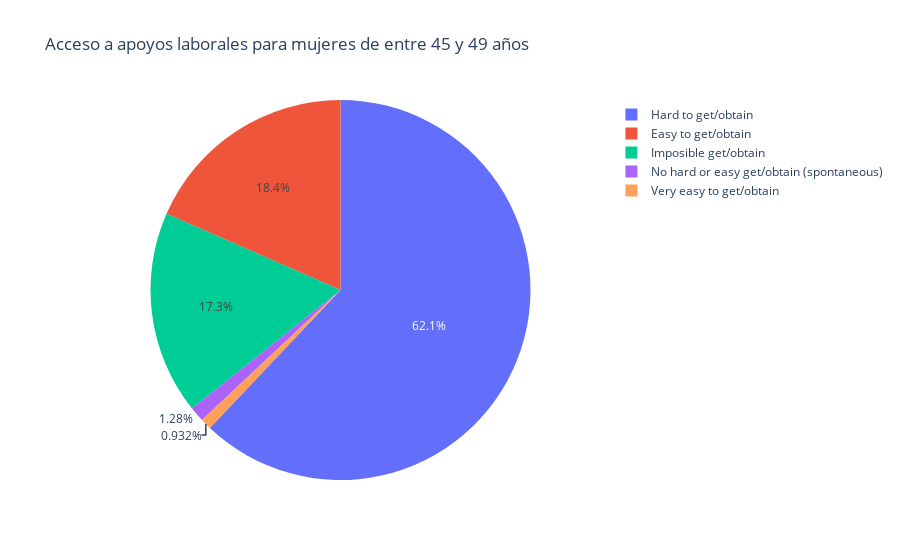

Notebook source saved alongside this figure:
### Code cell
near_work('45 to 49 years')

### Figure 1 — Plotly figure (JSON) as saved in the notebook; plotly's stock layout.template omitted (floating-point values rounded to 4 significant figures)
{"data": [{"domain": {"x": [0, 1], "y": [0, 1]}, "hovertemplate": "Near Work Support=%{label}<br>Population=%{value}<extra></extra>", "labels": ["Imposible get/obtain", "Hard to get/obtain", "Easy to get/obtain", "Very easy to get/obtain", "No hard or easy get/obtain (spontaneous)"], "legendgroup": "", "name": "", "showlegend": true, "type": "pie", "values": [590221, 2117587, 628336, 31791, 43757]}], "layout": {"legend": {"tracegroupgap": 0}, "title": {"text": "Acceso a apoyos laborales para mujeres de entre 45 y 49 años"}}}
